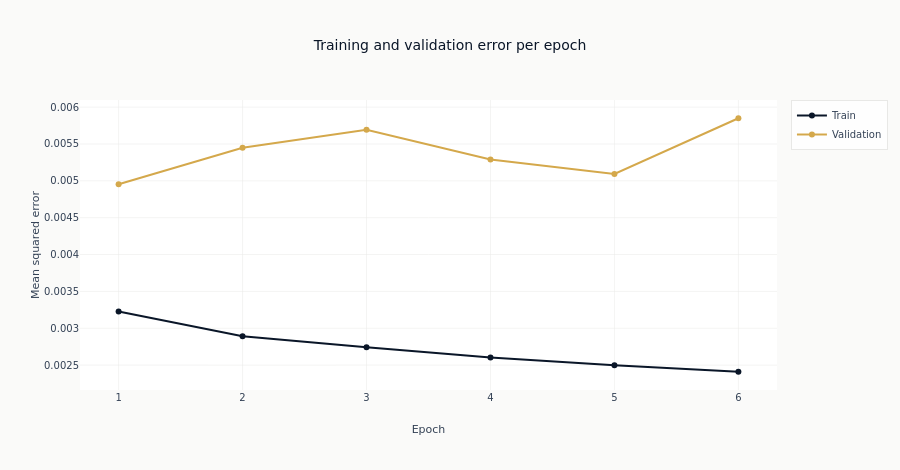

The notebook cell this image was saved under:
### Code cell
epochs_axis = list(range(1, len(history["train_loss"]) + 1))
fig = go.Figure()
fig.add_trace(
    go.Scatter(
        x=epochs_axis,
        y=history["train_loss"],
        mode="lines+markers",
        name="Train",
        line_color=COLORS["blue"],
    )
)
fig.add_trace(
    go.Scatter(
        x=epochs_axis,
        y=history["val_loss"],
        mode="lines+markers",
        name="Validation",
        line_color=COLORS["amber"],
    )
)
fig.update_layout(
    title="Training and validation error per epoch",
    xaxis_title="Epoch",
    yaxis_title="Mean squared error",
    height=470,
)
show_plotly_with_alt(
    fig,
    "Two lines plotting the temporal convolutional network's training and validation "
    "mean squared error against epoch. The lines stop where early stopping halted "
    "training.",
)

### Figure 1 — Plotly figure (JSON) as saved in the notebook; plotly's stock layout.template omitted (floating-point values rounded to 4 significant figures)
{"data": [{"line": {"color": "#0a1628"}, "mode": "lines+markers", "name": "Train", "type": "scatter", "x": [1, 2, 3, 4, 5, 6], "y": [0.003226, 0.002891, 0.002743, 0.002604, 0.0025, 0.00241]}, {"line": {"color": "#D4A84B"}, "mode": "lines+markers", "name": "Validation", "type": "scatter", "x": [1, 2, 3, 4, 5, 6], "y": [0.004954, 0.005448, 0.005692, 0.00529, 0.005093, 0.005849]}], "layout": {"height": 470, "title": {"text": "Training and validation error per epoch"}, "xaxis": {"title": {"text": "Epoch"}}, "yaxis": {"title": {"text": "Mean squared error"}}}}
